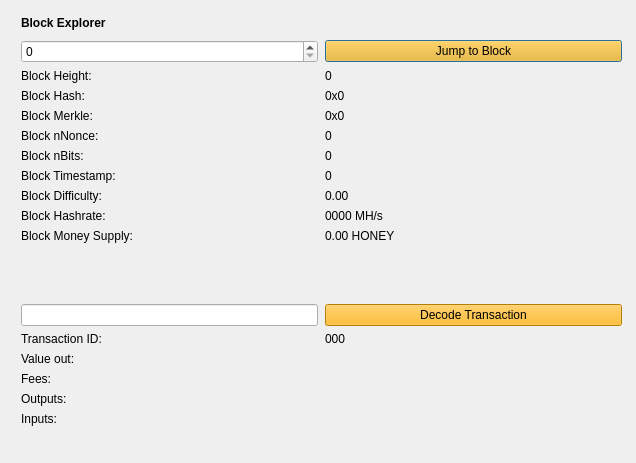
<?xml version="1.0" encoding="UTF-8"?>
<ui version="4.0">
 <class>BlockBrowser</class>
 <widget class="QDialog" name="BlockBrowser">
  <property name="windowModality">
   <enum>Qt::NonModal</enum>
  </property>
  <property name="enabled">
   <bool>true</bool>
  </property>
  <property name="geometry">
   <rect>
    <x>0</x>
    <y>0</y>
    <width>636</width>
    <height>463</height>
   </rect>
  </property>
  <property name="sizePolicy">
   <sizepolicy hsizetype="Preferred" vsizetype="Preferred">
    <horstretch>0</horstretch>
    <verstretch>0</verstretch>
   </sizepolicy>
  </property>
  <property name="minimumSize">
   <size>
    <width>0</width>
    <height>0</height>
   </size>
  </property>
  <property name="acceptDrops">
   <bool>false</bool>
  </property>
  <property name="windowTitle">
   <string>Testcoin Block Explorer</string>
  </property>
  <layout class="QGridLayout">
   <property name="sizeConstraint">
    <enum>QLayout::SetMaximumSize</enum>
   </property>
   <property name="leftMargin">
    <number>21</number>
   </property>
   <property name="topMargin">
    <number>10</number>
   </property>
   <property name="rightMargin">
    <number>10</number>
   </property>
   <item row="1" column="0">
    <widget class="QWidget" name="widget" native="true">
     <widget class="QWidget" name="layoutWidgetBE1">
      <property name="geometry">
       <rect>
        <x>0</x>
        <y>0</y>
        <width>601</width>
        <height>27</height>
       </rect>
      </property>
      <layout class="QHBoxLayout" name="horizontalLayoutBE">
       <property name="spacing">
        <number>7</number>
       </property>
       <item>
        <widget class="QLabel" name="labelBlockExplorer">
         <property name="sizePolicy">
          <sizepolicy hsizetype="Preferred" vsizetype="Maximum">
           <horstretch>0</horstretch>
           <verstretch>0</verstretch>
          </sizepolicy>
         </property>
         <property name="font">
          <font>
           <weight>75</weight>
           <bold>true</bold>
          </font>
         </property>
         <property name="styleSheet">
          <string notr="true">font-weight:bold;</string>
         </property>
         <property name="text">
          <string>Block Explorer</string>
         </property>
        </widget>
       </item>
       <item>
        <spacer name="horizontalSpacerBE">
         <property name="orientation">
          <enum>Qt::Horizontal</enum>
         </property>
         <property name="sizeHint" stdset="0">
          <size>
           <width>40</width>
           <height>20</height>
          </size>
         </property>
        </spacer>
       </item>
      </layout>
     </widget>
     <widget class="QWidget" name="layoutWidgetBE2">
      <property name="geometry">
       <rect>
        <x>0</x>
        <y>30</y>
        <width>601</width>
        <height>441</height>
       </rect>
      </property>
      <layout class="QGridLayout" name="gridLayoutBE" rowstretch="0,0,0,0,0,0,0,0,0,0,0,0,0,0,0,0,0,0,0,0" columnstretch="0,0">
       <property name="sizeConstraint">
        <enum>QLayout::SetDefaultConstraint</enum>
       </property>
       <property name="horizontalSpacing">
        <number>7</number>
       </property>
       <item row="8" column="1">
        <widget class="QLabel" name="timeBox">
         <property name="text">
          <string>0</string>
         </property>
         <property name="textInteractionFlags">
          <set>Qt::LinksAccessibleByMouse|Qt::TextSelectableByMouse</set>
         </property>
        </widget>
       </item>
       <item row="4" column="0">
        <widget class="QLabel" name="hashLabel">
         <property name="text">
          <string>Block Hash:</string>
         </property>
        </widget>
       </item>
       <item row="7" column="0">
        <widget class="QLabel" name="bitsLabel">
         <property name="text">
          <string>Block nBits:</string>
         </property>
        </widget>
       </item>
       <item row="5" column="1">
        <widget class="QLabel" name="merkleBox">
         <property name="minimumSize">
          <size>
           <width>187</width>
           <height>0</height>
          </size>
         </property>
         <property name="text">
          <string>0x0</string>
         </property>
         <property name="textInteractionFlags">
          <set>Qt::LinksAccessibleByMouse|Qt::TextSelectableByMouse</set>
         </property>
        </widget>
       </item>
       <item row="1" column="0">
        <widget class="QSpinBox" name="heightBox">
         <property name="sizePolicy">
          <sizepolicy hsizetype="Preferred" vsizetype="Fixed">
           <horstretch>0</horstretch>
           <verstretch>0</verstretch>
          </sizepolicy>
         </property>
         <property name="maximum">
          <number>99999999</number>
         </property>
        </widget>
       </item>
       <item row="10" column="1">
        <widget class="QLabel" name="hashRateBox">
         <property name="text">
          <string>0000 MH/s</string>
         </property>
         <property name="textInteractionFlags">
          <set>Qt::LinksAccessibleByMouse|Qt::TextSelectableByMouse</set>
         </property>
        </widget>
       </item>
       <item row="12" column="0">
        <spacer name="verticalSpacer_2">
         <property name="orientation">
          <enum>Qt::Vertical</enum>
         </property>
         <property name="sizeHint" stdset="0">
          <size>
           <width>20</width>
           <height>20</height>
          </size>
         </property>
        </spacer>
       </item>
       <item row="3" column="0">
        <widget class="QLabel" name="heightLabelBE2">
         <property name="text">
          <string>Block Height:</string>
         </property>
        </widget>
       </item>
       <item row="4" column="1">
        <widget class="QLabel" name="hashBox">
         <property name="enabled">
          <bool>true</bool>
         </property>
         <property name="sizePolicy">
          <sizepolicy hsizetype="Preferred" vsizetype="Preferred">
           <horstretch>0</horstretch>
           <verstretch>0</verstretch>
          </sizepolicy>
         </property>
         <property name="minimumSize">
          <size>
           <width>0</width>
           <height>0</height>
          </size>
         </property>
         <property name="text">
          <string>0x0</string>
         </property>
         <property name="textInteractionFlags">
          <set>Qt::LinksAccessibleByMouse|Qt::TextSelectableByMouse</set>
         </property>
        </widget>
       </item>
       <item row="5" column="0">
        <widget class="QLabel" name="merkleLabel">
         <property name="text">
          <string>Block Merkle:</string>
         </property>
        </widget>
       </item>
       <item row="6" column="0">
        <widget class="QLabel" name="nonceLabel">
         <property name="text">
          <string>Block nNonce:</string>
         </property>
        </widget>
       </item>
       <item row="3" column="1">
        <widget class="QLabel" name="heightLabelBE1">
         <property name="text">
          <string>0</string>
         </property>
         <property name="textInteractionFlags">
          <set>Qt::LinksAccessibleByMouse|Qt::TextSelectableByMouse</set>
         </property>
        </widget>
       </item>
       <item row="11" column="0">
        <widget class="QLabel" name="moneySupplyLabel">
         <property name="text">
          <string>Block Money Supply:</string>
         </property>
        </widget>
       </item>
       <item row="11" column="1">
        <widget class="QLabel" name="moneySupplyBox">
         <property name="text">
          <string>0.00 HONEY</string>
         </property>
         <property name="textInteractionFlags">
          <set>Qt::LinksAccessibleByMouse|Qt::TextSelectableByMouse</set>
         </property>
        </widget>
       </item>
       <item row="1" column="1">
        <widget class="QPushButton" name="blockButton">
         <property name="styleSheet">
          <string notr="true">background-color: rgb(255, 175, 0);</string>
         </property>
         <property name="text">
          <string>Jump to Block</string>
         </property>
        </widget>
       </item>
       <item row="13" column="0">
        <widget class="QLineEdit" name="txBox">
         <property name="sizePolicy">
          <sizepolicy hsizetype="Preferred" vsizetype="Fixed">
           <horstretch>0</horstretch>
           <verstretch>0</verstretch>
          </sizepolicy>
         </property>
         <property name="inputMask">
          <string comment="Transaction id" extracomment="Transaction id"/>
         </property>
        </widget>
       </item>
       <item row="13" column="1">
        <widget class="QPushButton" name="txButton">
         <property name="styleSheet">
          <string notr="true">background-color: rgb(255, 175, 0);</string>
         </property>
         <property name="text">
          <string>Decode Transaction</string>
         </property>
        </widget>
       </item>
       <item row="14" column="0">
        <widget class="QLabel" name="txLabel">
         <property name="text">
          <string>Transaction ID:</string>
         </property>
        </widget>
       </item>
       <item row="15" column="1">
        <widget class="QLabel" name="valueBox">
         <property name="text">
          <string/>
         </property>
         <property name="textInteractionFlags">
          <set>Qt::LinksAccessibleByMouse|Qt::TextSelectableByMouse</set>
         </property>
        </widget>
       </item>
       <item row="7" column="1">
        <widget class="QLabel" name="bitsBox">
         <property name="text">
          <string>0</string>
         </property>
         <property name="textInteractionFlags">
          <set>Qt::LinksAccessibleByMouse|Qt::TextSelectableByMouse</set>
         </property>
        </widget>
       </item>
       <item row="6" column="1">
        <widget class="QLabel" name="nonceBox">
         <property name="text">
          <string>0</string>
         </property>
         <property name="textInteractionFlags">
          <set>Qt::LinksAccessibleByMouse|Qt::TextSelectableByMouse</set>
         </property>
        </widget>
       </item>
       <item row="9" column="1">
        <widget class="QLabel" name="diffBox">
         <property name="text">
          <string>0.00</string>
         </property>
         <property name="textInteractionFlags">
          <set>Qt::LinksAccessibleByMouse|Qt::TextSelectableByMouse</set>
         </property>
        </widget>
       </item>
       <item row="14" column="1">
        <widget class="QLabel" name="txID">
         <property name="text">
          <string>000</string>
         </property>
         <property name="textInteractionFlags">
          <set>Qt::LinksAccessibleByMouse|Qt::TextSelectableByMouse</set>
         </property>
        </widget>
       </item>
       <item row="10" column="0">
        <widget class="QLabel" name="hashRateLabel">
         <property name="text">
          <string>Block Hashrate:</string>
         </property>
        </widget>
       </item>
       <item row="15" column="0">
        <widget class="QLabel" name="valueLabel">
         <property name="text">
          <string>Value out:</string>
         </property>
        </widget>
       </item>
       <item row="8" column="0">
        <widget class="QLabel" name="timeLabel">
         <property name="text">
          <string>Block Timestamp:</string>
         </property>
        </widget>
       </item>
       <item row="9" column="0">
        <widget class="QLabel" name="diffLabel">
         <property name="text">
          <string>Block Difficulty:</string>
         </property>
        </widget>
       </item>
       <item row="17" column="1">
        <widget class="QLabel" name="outputBox">
         <property name="text">
          <string/>
         </property>
         <property name="alignment">
          <set>Qt::AlignLeading|Qt::AlignLeft|Qt::AlignTop</set>
         </property>
         <property name="textInteractionFlags">
          <set>Qt::LinksAccessibleByMouse|Qt::TextSelectableByMouse</set>
         </property>
        </widget>
       </item>
       <item row="19" column="0">
        <spacer name="verticalSpacer">
         <property name="orientation">
          <enum>Qt::Vertical</enum>
         </property>
         <property name="sizeHint" stdset="0">
          <size>
           <width>20</width>
           <height>40</height>
          </size>
         </property>
        </spacer>
       </item>
       <item row="16" column="1">
        <widget class="QLabel" name="feesBox">
         <property name="text">
          <string/>
         </property>
         <property name="textInteractionFlags">
          <set>Qt::LinksAccessibleByMouse|Qt::TextSelectableByMouse</set>
         </property>
        </widget>
       </item>
       <item row="18" column="0">
        <widget class="QLabel" name="inputLabel">
         <property name="text">
          <string>Inputs:</string>
         </property>
         <property name="alignment">
          <set>Qt::AlignLeading|Qt::AlignLeft|Qt::AlignTop</set>
         </property>
        </widget>
       </item>
       <item row="17" column="0">
        <widget class="QLabel" name="outputLabel">
         <property name="text">
          <string>Outputs:</string>
         </property>
         <property name="alignment">
          <set>Qt::AlignLeading|Qt::AlignLeft|Qt::AlignTop</set>
         </property>
        </widget>
       </item>
       <item row="18" column="1">
        <widget class="QLabel" name="inputBox">
         <property name="text">
          <string/>
         </property>
         <property name="alignment">
          <set>Qt::AlignLeading|Qt::AlignLeft|Qt::AlignTop</set>
         </property>
         <property name="textInteractionFlags">
          <set>Qt::LinksAccessibleByMouse|Qt::TextSelectableByMouse</set>
         </property>
        </widget>
       </item>
       <item row="16" column="0">
        <widget class="QLabel" name="feesLabel">
         <property name="text">
          <string>Fees:</string>
         </property>
        </widget>
       </item>
      </layout>
     </widget>
    </widget>
   </item>
  </layout>
 </widget>
 <resources/>
 <connections/>
</ui>
